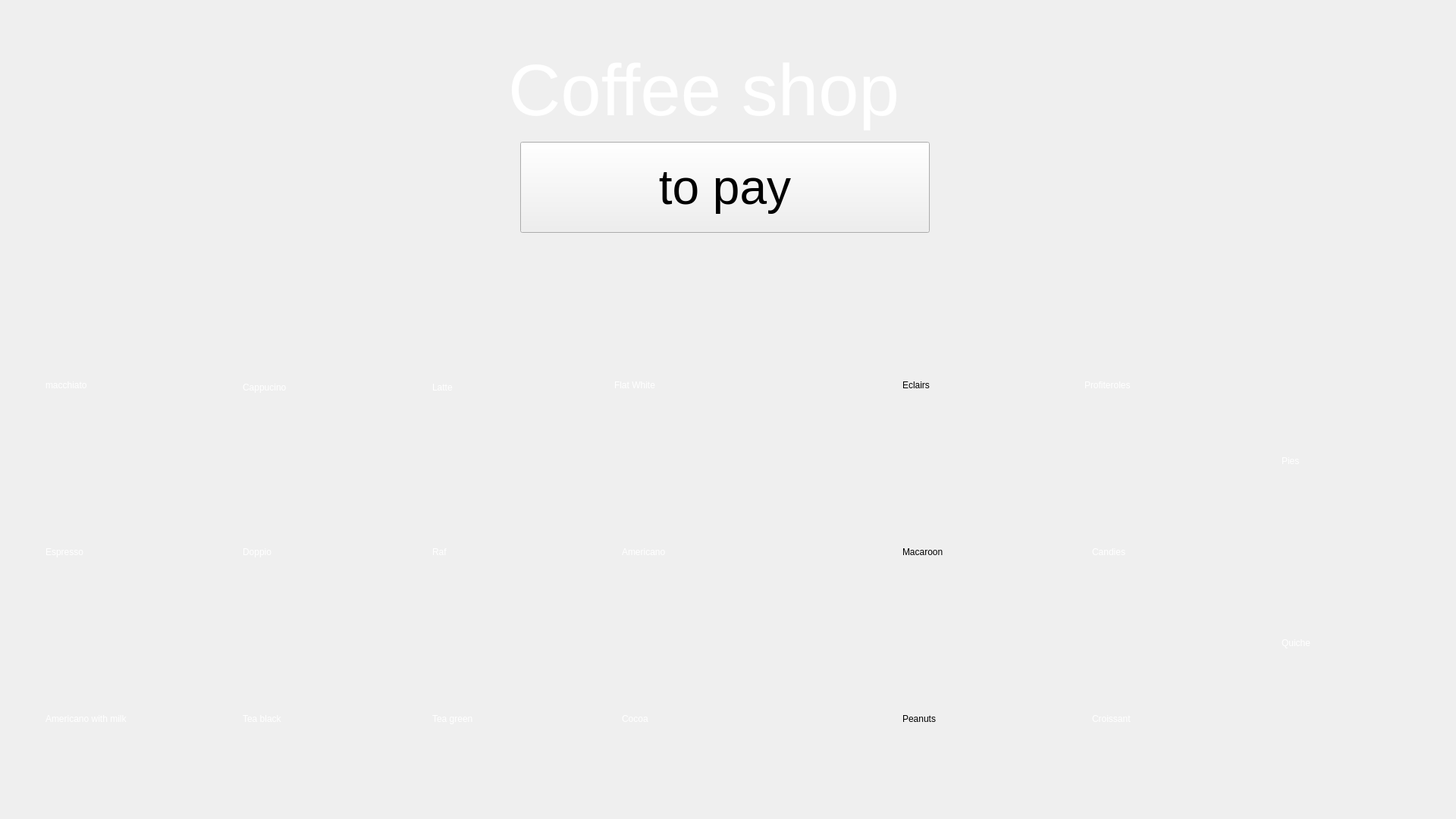
<?xml version="1.0" encoding="UTF-8"?>
<ui version="4.0">
 <class>SellForm</class>
 <widget class="QWidget" name="SellForm">
  <property name="geometry">
   <rect>
    <x>0</x>
    <y>0</y>
    <width>1920</width>
    <height>1080</height>
   </rect>
  </property>
  <property name="windowTitle">
   <string>Form</string>
  </property>
  <widget class="QLabel" name="label">
   <property name="geometry">
    <rect>
     <x>670</x>
     <y>50</y>
     <width>581</width>
     <height>141</height>
    </rect>
   </property>
   <property name="styleSheet">
    <string notr="true">position: absolute;
font: 700 26pt &quot;Segoe Script&quot;;
width: 328px;
height: 88px;
left: 796px;
top: 79px;
font-style: normal;
font-weight: 400;
font-size: 64px;
line-height: 88px;
color: #FFFFFF;
 border: none; 
outline: none;
background-position: center;
 background-repeat: no-repeat; 
background-color: transparent;
</string>
   </property>
   <property name="text">
    <string>&lt;html&gt;&lt;head/&gt;&lt;body&gt;&lt;p&gt;&lt;span style=&quot; font-size:72pt;&quot;&gt;Coffee shop&lt;/span&gt;&lt;/p&gt;&lt;/body&gt;&lt;/html&gt;</string>
   </property>
  </widget>
  <widget class="QPushButton" name="Zerno">
   <property name="geometry">
    <rect>
     <x>89</x>
     <y>79</y>
     <width>130</width>
     <height>130</height>
    </rect>
   </property>
   <property name="styleSheet">
    <string notr="true">background-image: url(':/res/img/Zerno.png');
background-position: center;
 background-repeat: no-repeat; 
background-color: transparent;
 border: none; 
outline: none;</string>
   </property>
   <property name="text">
    <string/>
   </property>
  </widget>
  <widget class="QPushButton" name="Setting">
   <property name="geometry">
    <rect>
     <x>1727</x>
     <y>79</y>
     <width>130</width>
     <height>130</height>
    </rect>
   </property>
   <property name="styleSheet">
    <string notr="true">background-image: url(':/res/img/setting.png');
background-position: center;
 background-repeat: no-repeat; 
background-color: transparent;
 border: none; 
outline: none;</string>
   </property>
   <property name="text">
    <string/>
   </property>
  </widget>
  <widget class="QPushButton" name="macchiato">
   <property name="geometry">
    <rect>
     <x>51</x>
     <y>332</y>
     <width>200</width>
     <height>200</height>
    </rect>
   </property>
   <property name="styleSheet">
    <string notr="true">background-image: url(':/res/img/macchiato.png');
 border: none; 
outline: none;</string>
   </property>
   <property name="text">
    <string/>
   </property>
  </widget>
  <widget class="QPushButton" name="Cocoa">
   <property name="geometry">
    <rect>
     <x>801</x>
     <y>775</y>
     <width>200</width>
     <height>200</height>
    </rect>
   </property>
   <property name="styleSheet">
    <string notr="true">background-image: url(':/res/img/Cocoa.png'); 
  background-size: contain;

 border: none; 
outline: none;</string>
   </property>
   <property name="text">
    <string/>
   </property>
  </widget>
  <widget class="QPushButton" name="Peanuts">
   <property name="geometry">
    <rect>
     <x>1169</x>
     <y>775</y>
     <width>200</width>
     <height>200</height>
    </rect>
   </property>
   <property name="styleSheet">
    <string notr="true">background-image: url(':/res/img/Peanuts.png'); 
  background-size: contain;

 border: none; 
outline: none;</string>
   </property>
   <property name="text">
    <string/>
   </property>
  </widget>
  <widget class="QPushButton" name="Profiteroles">
   <property name="geometry">
    <rect>
     <x>1419</x>
     <y>332</y>
     <width>200</width>
     <height>200</height>
    </rect>
   </property>
   <property name="styleSheet">
    <string notr="true">background-image: url(':/res/img/Profiteroles.png'); 
  background-size: contain;

 border: none; 
outline: none;</string>
   </property>
   <property name="text">
    <string/>
   </property>
  </widget>
  <widget class="QPushButton" name="Candies">
   <property name="geometry">
    <rect>
     <x>1419</x>
     <y>553</y>
     <width>200</width>
     <height>200</height>
    </rect>
   </property>
   <property name="styleSheet">
    <string notr="true">background-image: url(':/res/img/Candies.png'); 
  background-size: contain;

 border: none; 
outline: none;</string>
   </property>
   <property name="text">
    <string/>
   </property>
  </widget>
  <widget class="QPushButton" name="Croissant">
   <property name="geometry">
    <rect>
     <x>1419</x>
     <y>775</y>
     <width>200</width>
     <height>200</height>
    </rect>
   </property>
   <property name="styleSheet">
    <string notr="true">background-image: url(':/res/img/Croissant.png'); 
  background-size: contain;

 border: none; 
outline: none;</string>
   </property>
   <property name="text">
    <string/>
   </property>
  </widget>
  <widget class="QPushButton" name="Pies">
   <property name="geometry">
    <rect>
     <x>1669</x>
     <y>432</y>
     <width>200</width>
     <height>200</height>
    </rect>
   </property>
   <property name="styleSheet">
    <string notr="true">background-image: url(':/res/img/Pies.png'); 
  background-size: contain;

 border: none; 
outline: none;</string>
   </property>
   <property name="text">
    <string/>
   </property>
  </widget>
  <widget class="QPushButton" name="Quiche">
   <property name="geometry">
    <rect>
     <x>1669</x>
     <y>675</y>
     <width>200</width>
     <height>200</height>
    </rect>
   </property>
   <property name="styleSheet">
    <string notr="true">background-image: url(':/res/img/Quiche.png'); 
  background-size: contain;

 border: none; 
outline: none;</string>
   </property>
   <property name="text">
    <string/>
   </property>
  </widget>
  <widget class="QPushButton" name="Macaroon">
   <property name="geometry">
    <rect>
     <x>1169</x>
     <y>553</y>
     <width>200</width>
     <height>200</height>
    </rect>
   </property>
   <property name="styleSheet">
    <string notr="true">background-image: url(':/res/img/Macaroon.png'); 
  background-size: contain;

 border: none; 
outline: none;</string>
   </property>
   <property name="text">
    <string/>
   </property>
  </widget>
  <widget class="QPushButton" name="Espresso">
   <property name="geometry">
    <rect>
     <x>51</x>
     <y>553</y>
     <width>200</width>
     <height>200</height>
    </rect>
   </property>
   <property name="styleSheet">
    <string notr="true">background-image: url(':/res/img/Espresso.png'); 
  background-size: contain;

 border: none; 
outline: none;</string>
   </property>
   <property name="text">
    <string/>
   </property>
  </widget>
  <widget class="QPushButton" name="Americano_milk">
   <property name="geometry">
    <rect>
     <x>51</x>
     <y>775</y>
     <width>200</width>
     <height>200</height>
    </rect>
   </property>
   <property name="styleSheet">
    <string notr="true">background-image: url(':/res/img/Americano with milk.png'); 
  background-size: contain;

 border: none; 
outline: none;</string>
   </property>
   <property name="text">
    <string/>
   </property>
  </widget>
  <widget class="QPushButton" name="Cappucino">
   <property name="geometry">
    <rect>
     <x>301</x>
     <y>332</y>
     <width>200</width>
     <height>200</height>
    </rect>
   </property>
   <property name="styleSheet">
    <string notr="true">background-image: url(':/res/img/Cappucino.png'); 
  background-size: contain;
 border: none; 
outline: none;
</string>
   </property>
   <property name="text">
    <string/>
   </property>
  </widget>
  <widget class="QPushButton" name="Doppio">
   <property name="geometry">
    <rect>
     <x>301</x>
     <y>553</y>
     <width>200</width>
     <height>200</height>
    </rect>
   </property>
   <property name="styleSheet">
    <string notr="true">background-image: url(':/res/img/Doppio.png'); 
  background-size: contain;

 border: none; 
outline: none;</string>
   </property>
   <property name="text">
    <string/>
   </property>
  </widget>
  <widget class="QPushButton" name="Black">
   <property name="geometry">
    <rect>
     <x>301</x>
     <y>775</y>
     <width>200</width>
     <height>200</height>
    </rect>
   </property>
   <property name="styleSheet">
    <string notr="true">background-image: url(':/res/img/Tea black.png'); 
  background-size: contain;

 border: none; 
outline: none;</string>
   </property>
   <property name="text">
    <string/>
   </property>
  </widget>
  <widget class="QPushButton" name="Latte">
   <property name="geometry">
    <rect>
     <x>551</x>
     <y>332</y>
     <width>200</width>
     <height>200</height>
    </rect>
   </property>
   <property name="styleSheet">
    <string notr="true">background-image: url(':/res/img/Latte.png'); 
  background-size: contain;

 border: none; 
outline: none;</string>
   </property>
   <property name="text">
    <string/>
   </property>
  </widget>
  <widget class="QPushButton" name="Raf">
   <property name="geometry">
    <rect>
     <x>551</x>
     <y>553</y>
     <width>200</width>
     <height>200</height>
    </rect>
   </property>
   <property name="styleSheet">
    <string notr="true">background-image: url(':/res/img/Raf.png'); 
  background-size: contain;

 border: none; 
outline: none;</string>
   </property>
   <property name="text">
    <string/>
   </property>
  </widget>
  <widget class="QPushButton" name="Green">
   <property name="geometry">
    <rect>
     <x>551</x>
     <y>775</y>
     <width>200</width>
     <height>200</height>
    </rect>
   </property>
   <property name="styleSheet">
    <string notr="true">
background-image: url(':/res/img/Tea green.png'); 
  background-size: contain;

 border: none; 
outline: none;</string>
   </property>
   <property name="text">
    <string/>
   </property>
  </widget>
  <widget class="QPushButton" name="FlatWhite">
   <property name="geometry">
    <rect>
     <x>801</x>
     <y>332</y>
     <width>200</width>
     <height>200</height>
    </rect>
   </property>
   <property name="styleSheet">
    <string notr="true">background-image: url(':/res/img/Flat21334.png'); 
  background-size: contain;

 border: none; 
outline: none;</string>
   </property>
   <property name="text">
    <string/>
   </property>
  </widget>
  <widget class="QPushButton" name="Americano">
   <property name="geometry">
    <rect>
     <x>801</x>
     <y>553</y>
     <width>200</width>
     <height>200</height>
    </rect>
   </property>
   <property name="styleSheet">
    <string notr="true">background-image: url(':/res/img/Americano.png'); 
  background-size: contain;

 border: none; 
outline: none;</string>
   </property>
   <property name="text">
    <string/>
   </property>
  </widget>
  <widget class="QPushButton" name="Eclairs">
   <property name="geometry">
    <rect>
     <x>1169</x>
     <y>332</y>
     <width>200</width>
     <height>200</height>
    </rect>
   </property>
   <property name="styleSheet">
    <string notr="true">background-image: url(':/res/img/Eclairs.png'); 
  background-size: contain;

 border: none; 
outline: none;</string>
   </property>
   <property name="text">
    <string/>
   </property>
  </widget>
  <widget class="QPushButton" name="pay">
   <property name="geometry">
    <rect>
     <x>686</x>
     <y>187</y>
     <width>540</width>
     <height>120</height>
    </rect>
   </property>
   <property name="styleSheet">
    <string notr="true">position: absolute;
font: 700 26pt &quot;Segoe Script&quot;;
width: 328px;
height: 88px;
left: 796px;
top: 79px;
font-style: normal;
font-weight: 400;
font-size: 64px;
line-height: 88px;
</string>
   </property>
   <property name="text">
    <string>to pay</string>
   </property>
  </widget>
  <widget class="QLabel" name="label_2">
   <property name="geometry">
    <rect>
     <x>60</x>
     <y>500</y>
     <width>81</width>
     <height>16</height>
    </rect>
   </property>
   <property name="styleSheet">
    <string notr="true">font: 700 10pt &quot;Segoe Script&quot;;
background-color: rgba(0, 0, 0, 0);
color: #FFFFFF;</string>
   </property>
   <property name="text">
    <string>macchiato</string>
   </property>
  </widget>
  <widget class="QLabel" name="label_3">
   <property name="geometry">
    <rect>
     <x>320</x>
     <y>500</y>
     <width>81</width>
     <height>21</height>
    </rect>
   </property>
   <property name="styleSheet">
    <string notr="true">font: 700 10pt &quot;Segoe Script&quot;;
background-color: rgba(0, 0, 0, 0);
color: #FFFFFF;</string>
   </property>
   <property name="text">
    <string>Cappucino</string>
   </property>
  </widget>
  <widget class="QLabel" name="label_4">
   <property name="geometry">
    <rect>
     <x>570</x>
     <y>500</y>
     <width>61</width>
     <height>21</height>
    </rect>
   </property>
   <property name="styleSheet">
    <string notr="true">font: 700 10pt &quot;Segoe Script&quot;;
background-color: rgba(0, 0, 0, 0);
color: #FFFFFF;</string>
   </property>
   <property name="text">
    <string>Latte</string>
   </property>
  </widget>
  <widget class="QLabel" name="label_5">
   <property name="geometry">
    <rect>
     <x>810</x>
     <y>500</y>
     <width>81</width>
     <height>16</height>
    </rect>
   </property>
   <property name="styleSheet">
    <string notr="true">font: 700 10pt &quot;Segoe Script&quot;;
background-color: rgba(0, 0, 0, 0);
color: #FFFFFF;</string>
   </property>
   <property name="text">
    <string>Flat White</string>
   </property>
  </widget>
  <widget class="QLabel" name="label_6">
   <property name="geometry">
    <rect>
     <x>60</x>
     <y>720</y>
     <width>61</width>
     <height>16</height>
    </rect>
   </property>
   <property name="styleSheet">
    <string notr="true">font: 700 10pt &quot;Segoe Script&quot;;
background-color: rgba(0, 0, 0, 0);
color: #FFFFFF;</string>
   </property>
   <property name="text">
    <string>Espresso</string>
   </property>
  </widget>
  <widget class="QLabel" name="label_7">
   <property name="geometry">
    <rect>
     <x>320</x>
     <y>720</y>
     <width>49</width>
     <height>16</height>
    </rect>
   </property>
   <property name="styleSheet">
    <string notr="true">font: 700 10pt &quot;Segoe Script&quot;;
background-color: rgba(0, 0, 0, 0);
color: #FFFFFF;</string>
   </property>
   <property name="text">
    <string>Doppio</string>
   </property>
  </widget>
  <widget class="QLabel" name="label_8">
   <property name="geometry">
    <rect>
     <x>570</x>
     <y>720</y>
     <width>49</width>
     <height>16</height>
    </rect>
   </property>
   <property name="styleSheet">
    <string notr="true">font: 700 10pt &quot;Segoe Script&quot;;
background-color: rgba(0, 0, 0, 0);
color: #FFFFFF;</string>
   </property>
   <property name="text">
    <string>Raf</string>
   </property>
  </widget>
  <widget class="QLabel" name="label_9">
   <property name="geometry">
    <rect>
     <x>820</x>
     <y>720</y>
     <width>81</width>
     <height>16</height>
    </rect>
   </property>
   <property name="styleSheet">
    <string notr="true">font: 700 10pt &quot;Segoe Script&quot;;
background-color: rgba(0, 0, 0, 0);
color: #FFFFFF;</string>
   </property>
   <property name="text">
    <string>Americano</string>
   </property>
  </widget>
  <widget class="QLabel" name="label_10">
   <property name="geometry">
    <rect>
     <x>820</x>
     <y>940</y>
     <width>49</width>
     <height>16</height>
    </rect>
   </property>
   <property name="styleSheet">
    <string notr="true">font: 700 10pt &quot;Segoe Script&quot;;
background-color: rgba(0, 0, 0, 0);
color: #FFFFFF;</string>
   </property>
   <property name="text">
    <string>Cocoa</string>
   </property>
  </widget>
  <widget class="QLabel" name="label_11">
   <property name="geometry">
    <rect>
     <x>570</x>
     <y>940</y>
     <width>71</width>
     <height>16</height>
    </rect>
   </property>
   <property name="styleSheet">
    <string notr="true">font: 700 10pt &quot;Segoe Script&quot;;
background-color: rgba(0, 0, 0, 0);
color: #FFFFFF;</string>
   </property>
   <property name="text">
    <string>Tea green</string>
   </property>
  </widget>
  <widget class="QLabel" name="label_12">
   <property name="geometry">
    <rect>
     <x>320</x>
     <y>940</y>
     <width>71</width>
     <height>16</height>
    </rect>
   </property>
   <property name="styleSheet">
    <string notr="true">font: 700 10pt &quot;Segoe Script&quot;;
background-color: rgba(0, 0, 0, 0);
color: #FFFFFF;</string>
   </property>
   <property name="text">
    <string>Tea black</string>
   </property>
  </widget>
  <widget class="QLabel" name="label_13">
   <property name="geometry">
    <rect>
     <x>60</x>
     <y>940</y>
     <width>151</width>
     <height>16</height>
    </rect>
   </property>
   <property name="styleSheet">
    <string notr="true">font: 700 10pt &quot;Segoe Script&quot;;
background-color: rgba(0, 0, 0, 0);
color: #FFFFFF;</string>
   </property>
   <property name="text">
    <string>Americano with milk</string>
   </property>
  </widget>
  <widget class="QLabel" name="label_22">
   <property name="geometry">
    <rect>
     <x>0</x>
     <y>0</y>
     <width>1920</width>
     <height>1080</height>
    </rect>
   </property>
   <property name="styleSheet">
    <string notr="true">background-image: url(':/res/img/backgr.png');
background-repeat: no-repeat;
</string>
   </property>
   <property name="text">
    <string/>
   </property>
  </widget>
  <widget class="QLabel" name="label_14">
   <property name="geometry">
    <rect>
     <x>1190</x>
     <y>720</y>
     <width>81</width>
     <height>16</height>
    </rect>
   </property>
   <property name="styleSheet">
    <string notr="true">font: 700 10pt &quot;Segoe Script&quot;;
background-color: rgba(0, 0, 0, 0);
color: #000000;</string>
   </property>
   <property name="text">
    <string>Macaroon</string>
   </property>
  </widget>
  <widget class="QLabel" name="label_15">
   <property name="geometry">
    <rect>
     <x>1190</x>
     <y>500</y>
     <width>81</width>
     <height>16</height>
    </rect>
   </property>
   <property name="styleSheet">
    <string notr="true">font: 700 10pt &quot;Segoe Script&quot;;
background-color: rgba(0, 0, 0, 0);
color: #000000;</string>
   </property>
   <property name="text">
    <string>Eclairs</string>
   </property>
  </widget>
  <widget class="QLabel" name="label_16">
   <property name="geometry">
    <rect>
     <x>1190</x>
     <y>940</y>
     <width>81</width>
     <height>16</height>
    </rect>
   </property>
   <property name="styleSheet">
    <string notr="true">font: 700 10pt &quot;Segoe Script&quot;;
background-color: rgba(0, 0, 0, 0);
color: #000000;</string>
   </property>
   <property name="text">
    <string>Peanuts </string>
   </property>
  </widget>
  <widget class="QLabel" name="label_17">
   <property name="geometry">
    <rect>
     <x>1440</x>
     <y>940</y>
     <width>81</width>
     <height>16</height>
    </rect>
   </property>
   <property name="styleSheet">
    <string notr="true">font: 700 10pt &quot;Segoe Script&quot;;
background-color: rgba(0, 0, 0, 0);
color: #FFFFFF;</string>
   </property>
   <property name="text">
    <string>Croissant</string>
   </property>
  </widget>
  <widget class="QLabel" name="label_18">
   <property name="geometry">
    <rect>
     <x>1440</x>
     <y>720</y>
     <width>81</width>
     <height>16</height>
    </rect>
   </property>
   <property name="styleSheet">
    <string notr="true">font: 700 10pt &quot;Segoe Script&quot;;
background-color: rgba(0, 0, 0, 0);
color: #FFFFFF;</string>
   </property>
   <property name="text">
    <string>Candies</string>
   </property>
  </widget>
  <widget class="QLabel" name="label_19">
   <property name="geometry">
    <rect>
     <x>1430</x>
     <y>500</y>
     <width>81</width>
     <height>16</height>
    </rect>
   </property>
   <property name="styleSheet">
    <string notr="true">font: 700 10pt &quot;Segoe Script&quot;;
background-color: rgba(0, 0, 0, 0);
color: #FFFFFF;</string>
   </property>
   <property name="text">
    <string>Profiteroles</string>
   </property>
  </widget>
  <widget class="QLabel" name="label_20">
   <property name="geometry">
    <rect>
     <x>1690</x>
     <y>600</y>
     <width>81</width>
     <height>16</height>
    </rect>
   </property>
   <property name="styleSheet">
    <string notr="true">font: 700 10pt &quot;Segoe Script&quot;;
background-color: rgba(0, 0, 0, 0);
color: #FFFFFF;</string>
   </property>
   <property name="text">
    <string>Pies</string>
   </property>
  </widget>
  <widget class="QLabel" name="label_21">
   <property name="geometry">
    <rect>
     <x>1690</x>
     <y>840</y>
     <width>81</width>
     <height>16</height>
    </rect>
   </property>
   <property name="styleSheet">
    <string notr="true">font: 700 10pt &quot;Segoe Script&quot;;
background-color: rgba(0, 0, 0, 0);
color: #FFFFFF;</string>
   </property>
   <property name="text">
    <string>Quiche</string>
   </property>
  </widget>
  <zorder>label_22</zorder>
  <zorder>label</zorder>
  <zorder>Zerno</zorder>
  <zorder>Setting</zorder>
  <zorder>macchiato</zorder>
  <zorder>Cocoa</zorder>
  <zorder>Peanuts</zorder>
  <zorder>Profiteroles</zorder>
  <zorder>Candies</zorder>
  <zorder>Croissant</zorder>
  <zorder>Pies</zorder>
  <zorder>Quiche</zorder>
  <zorder>Macaroon</zorder>
  <zorder>Espresso</zorder>
  <zorder>Americano_milk</zorder>
  <zorder>Cappucino</zorder>
  <zorder>Doppio</zorder>
  <zorder>Black</zorder>
  <zorder>Latte</zorder>
  <zorder>Raf</zorder>
  <zorder>Green</zorder>
  <zorder>FlatWhite</zorder>
  <zorder>Americano</zorder>
  <zorder>Eclairs</zorder>
  <zorder>pay</zorder>
  <zorder>label_2</zorder>
  <zorder>label_3</zorder>
  <zorder>label_4</zorder>
  <zorder>label_5</zorder>
  <zorder>label_6</zorder>
  <zorder>label_7</zorder>
  <zorder>label_8</zorder>
  <zorder>label_9</zorder>
  <zorder>label_10</zorder>
  <zorder>label_11</zorder>
  <zorder>label_12</zorder>
  <zorder>label_13</zorder>
  <zorder>label_14</zorder>
  <zorder>label_15</zorder>
  <zorder>label_16</zorder>
  <zorder>label_17</zorder>
  <zorder>label_18</zorder>
  <zorder>label_19</zorder>
  <zorder>label_20</zorder>
  <zorder>label_21</zorder>
 </widget>
 <resources/>
 <connections/>
</ui>
